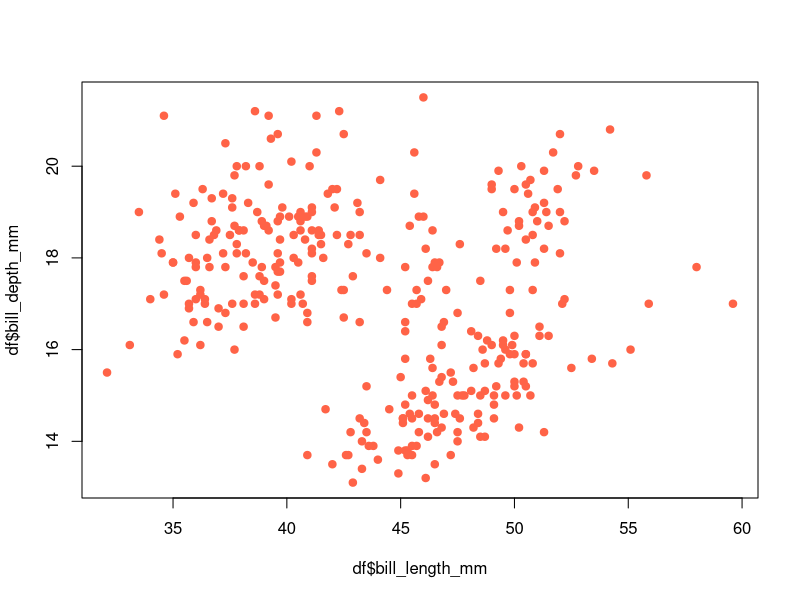
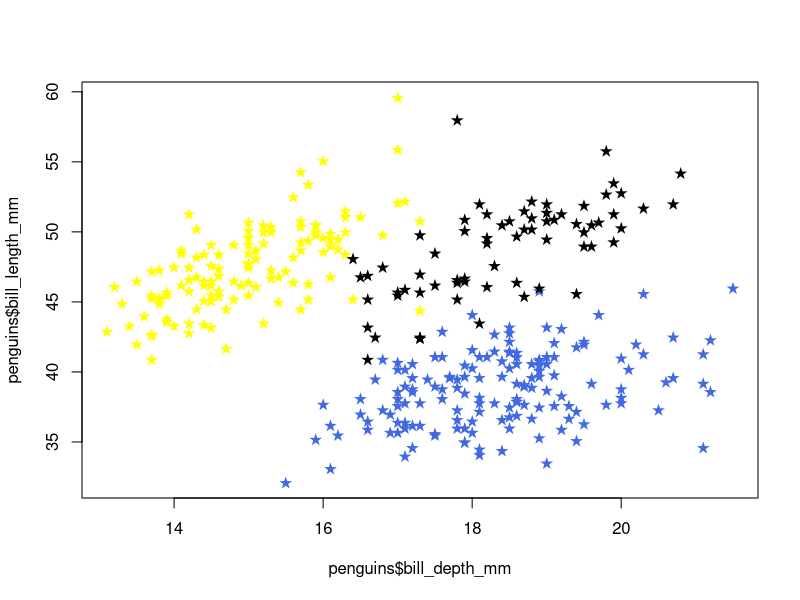

Recreate these plots in R, in order.
## ---- chunk 1
library(palmerpenguins)
df <- na.omit(penguins)
plot(df$bill_depth_mm ~ df$bill_length_mm, pch = 19, col = "tomato")
## ---- chunk 2
my.color <- ifelse(penguins$species == "Gentoo", "yellow",
    ifelse(penguins$species == "Adelie", "royalblue", "black")
)

plot(penguins$bill_length_mm ~ penguins$bill_depth_mm,
    pch = "★",
    col = my.color
)
